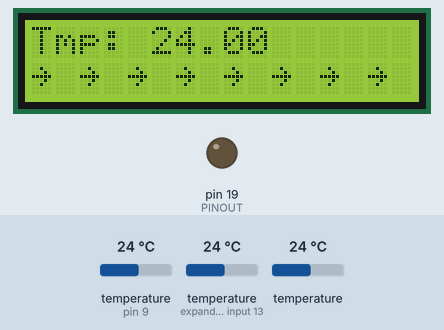
This sketch was run on a simulated Arduino Uno, built with avr-gcc and run on an emulated ATmega328P. Shown: 16×2 character LCD, output pins drawn as LEDs (lit = HIGH). Inputs (shaded band) come from the test bench; at power-on: temperature (sensors on pin 9, expander input 13) 24 °C, temperature 24 °C. What the sketch prints to the serial monitor is not drawn.

Above: at 1.2 s.
1.3 s: temperature (sensor on pin 9) set to 12 °C
At 3.5 s:
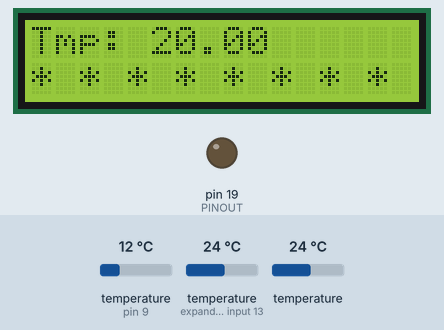
4.1 s: temperature (sensor on expander input 13) set to 12 °C
At 4.7 s:
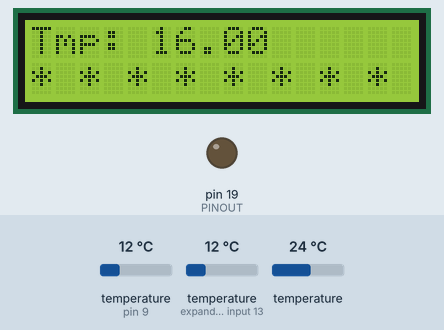
6.6 s: temperature (sensor 209) set to 12 °C
At 9.2 s:
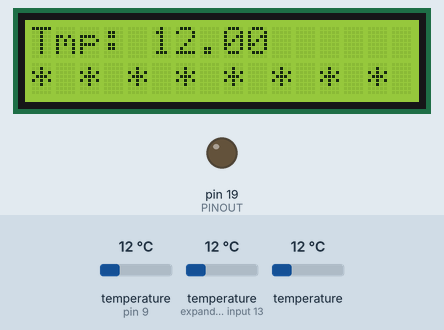
9.5 s: temperature (sensor on pin 9) set to 19 °C
At 10.6 s:
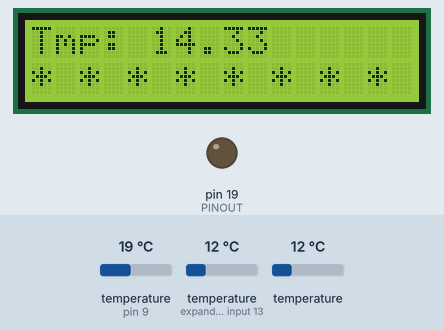
12.0 s: temperature (sensor on expander input 13) set to 19 °C
At 14.2 s:
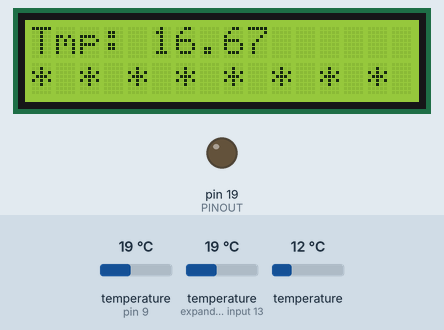
14.9 s: temperature (sensor 209) set to 19 °C
At 16.6 s:
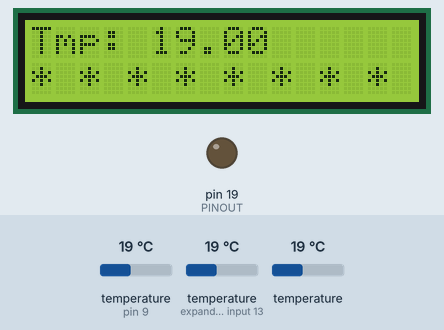
Timing chart, 0 to 18.1 s (numbered marks = the images above; inputs shaded):
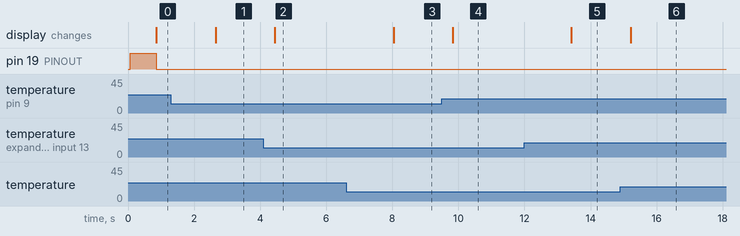

Measured:
- after the input at 1.3 s, the display: changes after 1.4 s (image 1)
- after the input at 4.1 s, the display: changes after 0.35 s (image 2)
- after the input at 6.6 s, the display: changes after 1.4 s (image 3)
- after the input at 9.5 s, the display: changes after 0.33 s (image 4)
- after the input at 12.0 s, the display: changes after 1.4 s (image 5)
- after the input at 14.9 s, the display: changes after 0.32 s (image 6)

The sketch:

coolbox_watcher.ino
```cpp
#include <DallasTemperature.h>

#include <OneWire.h>

//www.diyusthad.com
#include <LiquidCrystal.h>
#define ONE_WIRE_BUS 9
# define PINOUT 19
const int rs = 12, en = 11, d4 = 5, d5 = 4, d6 = 3, d7 = 2;
int num_sensors = 0;
LiquidCrystal lcd(rs, en, d4, d5, d6, d7);
bool cooling = false;

OneWire oneWire(ONE_WIRE_BUS);
DallasTemperature sensors(&oneWire);

void setup() {
  Serial.begin(9600);
  num_sensors = sensors.getDeviceCount();
  Serial.print("num of sensors");
  Serial.println(num_sensors);
  lcd.begin(16, 2);
  lcd.clear();
  pinMode(PINOUT,OUTPUT);
  stopCooling();
}

float getTemperature(){
  sensors.requestTemperatures();
  float temp1 = sensors.getTempCByIndex(0);
  float temp2 = sensors.getTempCByIndex(1);
  float temp3 = sensors.getTempCByIndex(2);
  float avg = (temp1+temp2+temp3)/3;
  // TODO plausability check and shutdown!
  return avg;
 }

void displayTemperature(float temperature){
  lcd.clear();
  lcd.setCursor(0,0);
  lcd.print("Tmp: ");
  lcd.print(temperature);

  lcd.setCursor(0,1);
  if (cooling){
    lcd.print("* * * * * * * *");
  } else {
    lcd.print("~ ~ ~ ~ ~ ~ ~ ~");
  }
}

void startCooling(){
  digitalWrite(PINOUT, LOW);


}

void stopCooling(){
  digitalWrite(PINOUT, HIGH);

}

void loop() {
  float temperature = getTemperature();
  displayTemperature(temperature);
  if (cooling){
    // COOLING STATE: stop if temperature gets too low
    if (temperature < 1){
      cooling = false;
      stopCooling();
    }
  } else {
  // IDLE STATE: start cooling if it gets too warm
    if (temperature > 4){
      cooling = true;
      startCooling();
    }
  }
  delay(1000);
}
```
